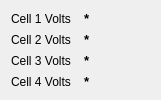
   <widget class="QWidget" name="layoutWidget">
    <property name="geometry">
     <rect>
      <x>970</x>
      <y>30</y>
      <width>161</width>
      <height>92</height>
     </rect>
    </property>
    <layout class="QGridLayout" name="gridLayout_6">
     <item row="0" column="0">
      <widget class="QLabel" name="Cell_1_Voltage_label">
       <property name="text">
        <string>Cell 1 Volts</string>
       </property>
      </widget>
     </item>
     <item row="0" column="1">
      <widget class="QLabel" name="Cell_1_Voltage_Value">
       <property name="font">
        <font>
         <pointsize>10</pointsize>
         <weight>75</weight>
         <bold>true</bold>
        </font>
       </property>
       <property name="text">
        <string>*</string>
       </property>
      </widget>
     </item>
     <item row="1" column="0">
      <widget class="QLabel" name="Cell_2_Voltage_label">
       <property name="text">
        <string>Cell 2 Volts</string>
       </property>
      </widget>
     </item>
     <item row="1" column="1">
      <widget class="QLabel" name="Cell_2_Voltage_Value">
       <property name="font">
        <font>
         <pointsize>10</pointsize>
         <weight>75</weight>
         <bold>true</bold>
        </font>
       </property>
       <property name="text">
        <string>*</string>
       </property>
      </widget>
     </item>
     <item row="2" column="0">
      <widget class="QLabel" name="Cell_3_Voltage_label">
       <property name="text">
        <string>Cell 3 Volts</string>
       </property>
      </widget>
     </item>
     <item row="2" column="1">
      <widget class="QLabel" name="Cell_3_Voltage_Value">
       <property name="font">
        <font>
         <pointsize>10</pointsize>
         <weight>75</weight>
         <bold>true</bold>
        </font>
       </property>
       <property name="text">
        <string>*</string>
       </property>
      </widget>
     </item>
     <item row="3" column="0">
      <widget class="QLabel" name="Cell_4_Voltage_label">
       <property name="text">
        <string>Cell 4 Volts</string>
       </property>
      </widget>
     </item>
     <item row="3" column="1">
      <widget class="QLabel" name="Cell_4_Voltage_Value">
       <property name="font">
        <font>
         <pointsize>10</pointsize>
         <weight>75</weight>
         <bold>true</bold>
        </font>
       </property>
       <property name="text">
        <string>*</string>
       </property>
      </widget>
     </item>
    </layout>
   </widget>
